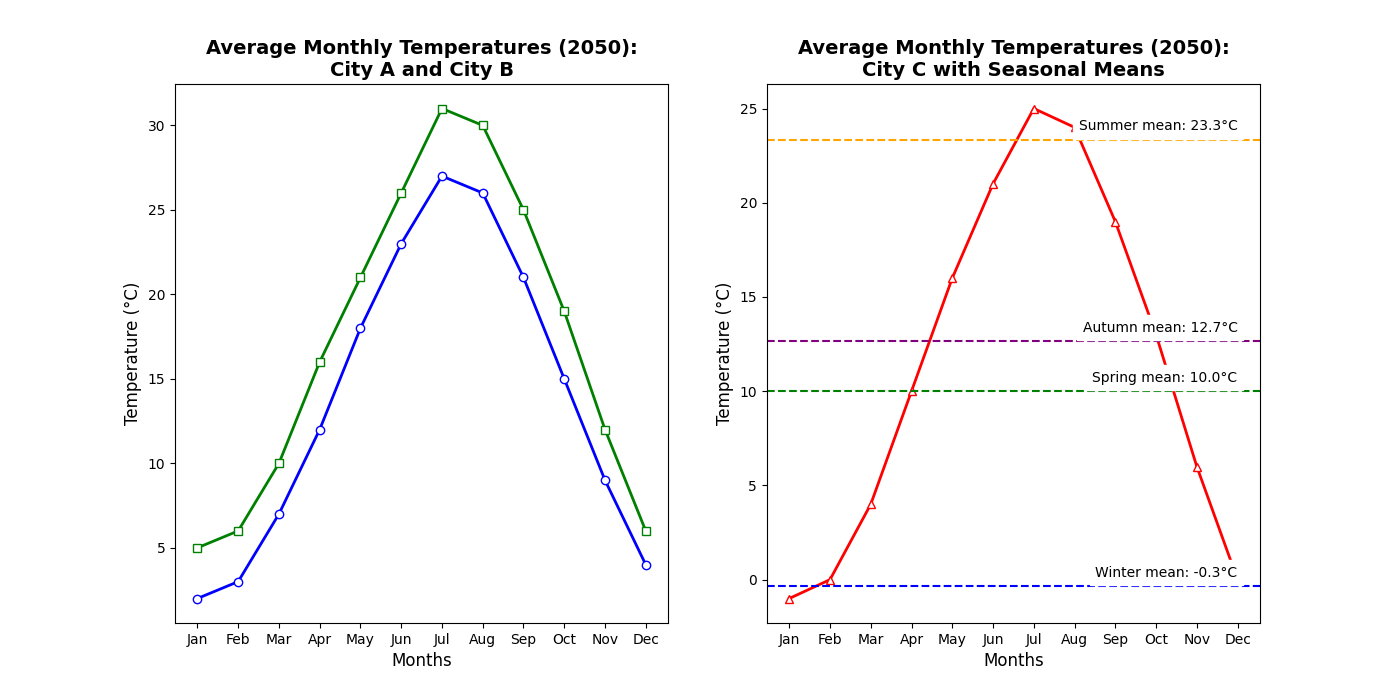

Here is the Python script that generated this plot:
import matplotlib.pyplot as plt
import numpy as np

months = ['Jan', 'Feb', 'Mar', 'Apr', 'May', 'Jun', 'Jul', 'Aug', 'Sep', 'Oct', 'Nov', 'Dec']
city_a_temps = [2, 3, 7, 12, 18, 23, 27, 26, 21, 15, 9, 4]
city_b_temps = [5, 6, 10, 16, 21, 26, 31, 30, 25, 19, 12, 6]
city_c_temps = [-1, 0, 4, 10, 16, 21, 25, 24, 19, 13, 6, 0]

fig, axs = plt.subplots(1, 2, figsize=(14, 7))

axs[0].plot(months, city_a_temps, '-o', color='blue', linewidth=2, markerfacecolor='white')
axs[0].plot(months, city_b_temps, '-s', color='green', linewidth=2, markerfacecolor='white')

axs[0].set_title('Average Monthly Temperatures (2050):\nCity A and City B', fontsize=14, fontweight='bold')
axs[0].set_xlabel('Months', fontsize=12)
axs[0].set_ylabel('Temperature (°C)', fontsize=12)
axs[0].set_xticks(np.arange(len(months)))
axs[0].set_xticklabels(months)

axs[1].plot(months, city_c_temps, '-^', color='red', linewidth=2, markerfacecolor='white')

winter_mean = np.mean(city_c_temps[0:2] + city_c_temps[11:])
spring_mean = np.mean(city_c_temps[2:5])
summer_mean = np.mean(city_c_temps[5:8])
autumn_mean = np.mean(city_c_temps[8:11])

axs[1].axhline(y=winter_mean, color='blue', linestyle='--')
axs[1].axhline(y=spring_mean, color='green', linestyle='--')
axs[1].axhline(y=summer_mean, color='orange', linestyle='--')
axs[1].axhline(y=autumn_mean, color='purple', linestyle='--')

axs[1].set_title('Average Monthly Temperatures (2050):\nCity C with Seasonal Means', fontsize=14, fontweight='bold')
axs[1].set_xlabel('Months', fontsize=12)
axs[1].set_ylabel('Temperature (°C)', fontsize=12)
axs[1].set_xticks(np.arange(len(months)))
axs[1].set_xticklabels(months)

season_annot = [('Winter', winter_mean), ('Spring', spring_mean), ('Summer', summer_mean), ('Autumn', autumn_mean)]
for season, mean_temp in season_annot:
    axs[1].text(len(months)-1, mean_temp + 0.5, f'{season} mean: {mean_temp:.1f}°C', 
                fontsize=10, color='black', ha='right', backgroundcolor='white')

plt.show()
